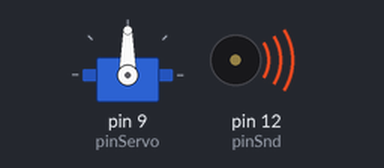
Recording of a sketch running on a simulated Arduino Uno, built with avr-gcc and run on an emulated ATmega328P. Parts: servo, buzzer (waves = sounding).

Above: at 0.05 s.
At 1.0 s:
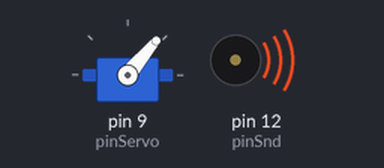
At 3.0 s:
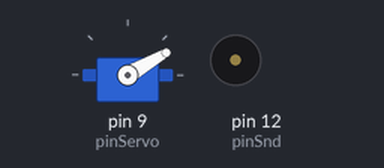
Timing chart, 0 to 6.9 s (numbered marks = the images above):
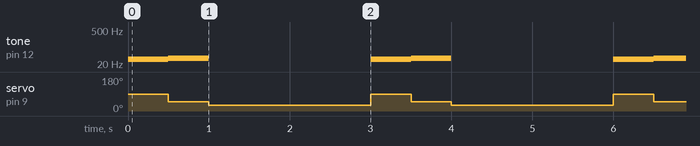

Measured:
- by itself, tone on pin 12 (pinSnd): repeats every 3.0 s: 35 Hz 0.50 s, silent 2.0 s, 31 Hz 0.50 s
- by itself, servo on pin 9 (pinServo): repeats every 3.0 s: 30° 2.0 s, 90° 0.50 s, 50° 0.50 s

The sketch:

SchoolOfMa_Personality.ino
```cpp
#include <Servo.h>

Servo myservo;

int pinSnd = 12;
int pinServo = 9;
int pos = 0;

void setup() {
  pinMode(pinSnd, OUTPUT);
  myservo.attach(pinServo);
  Serial.begin(9600);
}

void loop() {
  myservo.write(90);
  analogWrite(pinSnd, 255);
  tone(pinSnd, 31, 500);
  delay(500);

  myservo.write(50);
  analogWrite(pinSnd, 155);
  tone(pinSnd, 35, 500);
  delay(500);
  myservo.write(30);

  delay(2000);
  analogWrite(pinSnd, 50);
  myservo.write(90);
  tone(pinSnd, 0, 500);


}
```
